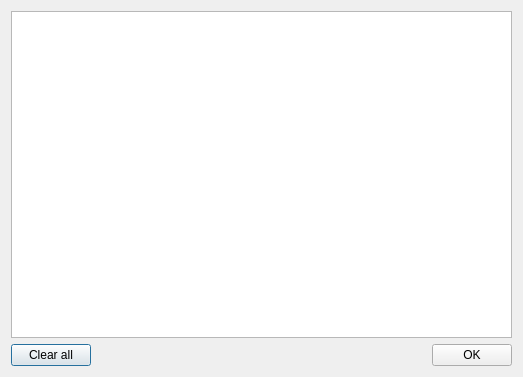
<?xml version="1.0" encoding="UTF-8"?>
<ui version="4.0">
 <class>CTrackList</class>
 <widget class="QDialog" name="CTrackList">
  <property name="geometry">
   <rect>
    <x>0</x>
    <y>0</y>
    <width>523</width>
    <height>377</height>
   </rect>
  </property>
  <property name="windowTitle">
   <string>Object tracking</string>
  </property>
  <layout class="QGridLayout" name="gridLayout">
   <item row="0" column="0">
    <layout class="QVBoxLayout" name="verticalLayout">
     <item>
      <widget class="QTreeView" name="treeView">
       <property name="editTriggers">
        <set>QAbstractItemView::NoEditTriggers</set>
       </property>
       <property name="alternatingRowColors">
        <bool>true</bool>
       </property>
      </widget>
     </item>
     <item>
      <layout class="QHBoxLayout" name="horizontalLayout">
       <item>
        <widget class="QPushButton" name="pushButton_3">
         <property name="text">
          <string>Clear all</string>
         </property>
        </widget>
       </item>
       <item>
        <spacer name="horizontalSpacer">
         <property name="orientation">
          <enum>Qt::Horizontal</enum>
         </property>
         <property name="sizeHint" stdset="0">
          <size>
           <width>40</width>
           <height>20</height>
          </size>
         </property>
        </spacer>
       </item>
       <item>
        <widget class="QPushButton" name="pushButton">
         <property name="text">
          <string>OK</string>
         </property>
        </widget>
       </item>
      </layout>
     </item>
    </layout>
   </item>
  </layout>
 </widget>
 <resources/>
 <connections/>
</ui>
